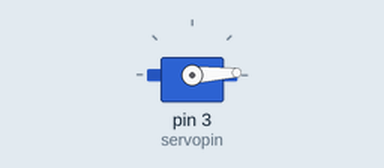
Bench run of a sketch on a simulated Arduino Uno, built with avr-gcc and run on an emulated ATmega328P. Parts: servo.

Above: at 0.05 s.
At 1.3 s:
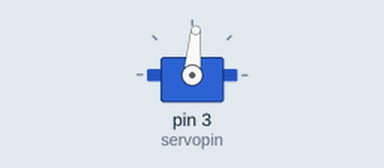
At 2.6 s:
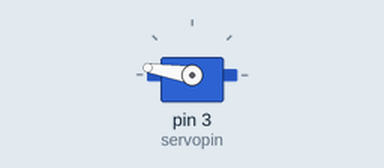
At 5.2 s:
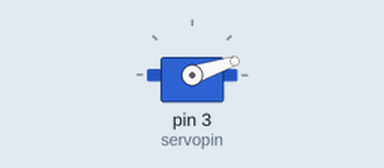
Timing chart, 0 to 8.4 s (numbered marks = the images above):
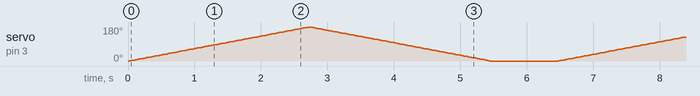

The sketch:

servo1.ino
```cpp
#include <Servo.h>
#define servopin 3
Servo myservo;

void setup() {
  // put your setup code here, to run once:
  myservo.attach(servopin);


}

void loop() {
  // put your main code here, to run repeatedly:
  for (int angle = 0; angle <= 180; angle += 1) {
    myservo.write(angle);
    delay(15);
  }

  // And back from 180 to 0 degrees:
  for (int angle = 180; angle >= 0; angle -= 1) {
    myservo.write(angle);
    delay(15);
  }
  delay(1000);

}
```
